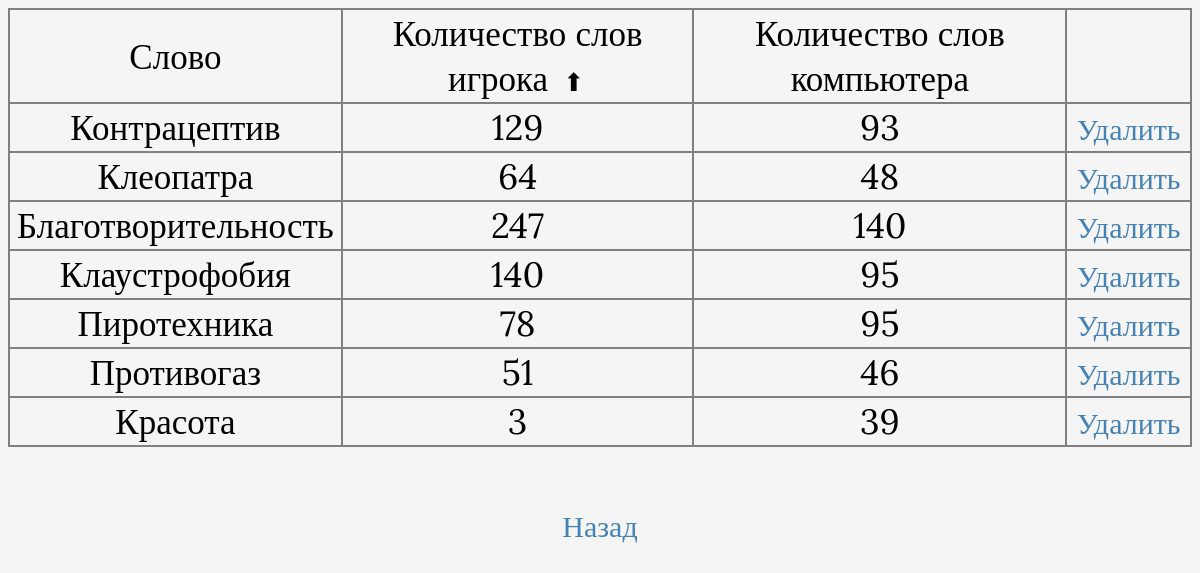
The page /savedgames/ on the database as committed earlier.
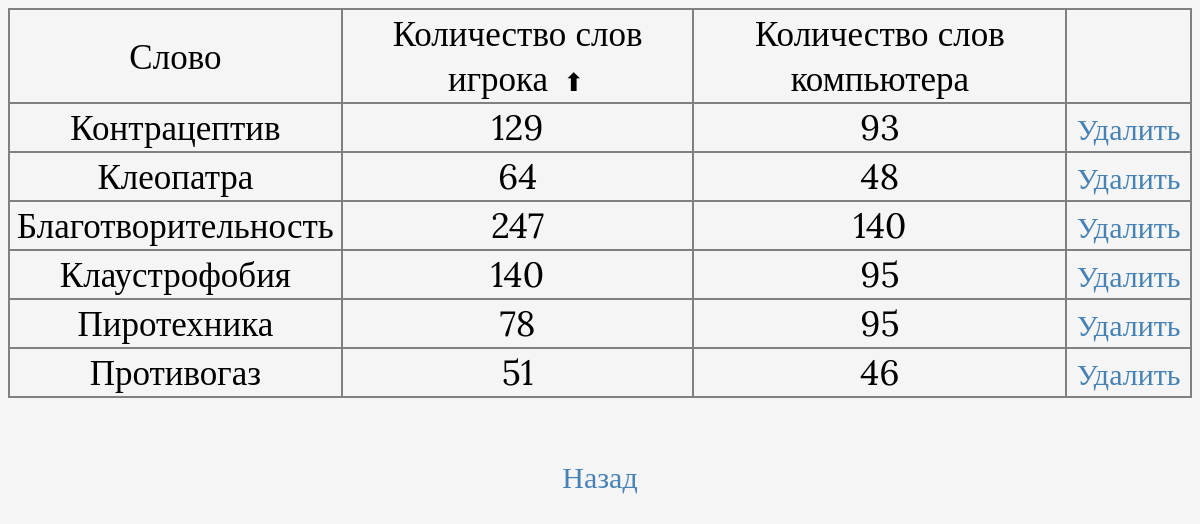
The same page on the database as committed later.
### word_game/models.py (models this page shows, shortened)
class Save(models.Model):
    long_word = models.CharField(max_length=100, verbose_name='Слово')
    player_points = models.IntegerField(verbose_name='Очки игрока')
    comp_points = models.IntegerField(verbose_name='Очки компьютера')
    objects = models.Manager()
    class Meta:
        verbose_name = 'История игры'
        verbose_name_plural = 'История игр'

### word_game/views.py (the view)
# urls.py: path('savedgames/', savedgames, name='savedgames'),
def savedgames(request):
    saved_games = open_records()
    if request.method == 'POST':
        saved_games = sort_savedgame()
    context = {'saved_games': saved_games}
    return render(request, 'word_game/savedgames.html', context=context)

### word_game/service.py (called while the page is built)
def open_records():
    return Save.objects.all()

### word_game/templates/word_game/savedgames.html (shortened to what this page needs)
<!DOCTYPE html>
{% load static %}
<html lang="en">
<head>
    <link rel="stylesheet" href="{% static 'css/styles.css' %}">
</head>
<body>
<table>
    <tr>
        <td width="350">Слово</td>
        <td width="650">Количество слов игрока
            <form style="display: inline;" action="" method="post">{% csrf_token %}
                <button style="width: 30px; height:35px; border: none; background-color: WhiteSmoke;" type="submit">&#11014;</button>
            </form></td>
        <td width="700">Количество слов компьютера</td>
        <td width="150"></td>
    </tr>
    {% for i in saved_games %}
      <tr>
          <td>{{ i.long_word }}</td>
          <td>{{ i.player_points }}</td>
          <td>{{ i.comp_points }}</td>
          <td><a href="{% url 'delete_game' pk=i.pk %}">Удалить</a></td>
      </tr>
    {% endfor %}
</table>
<p><a href="{% url 'main' %}">Назад</a></p>
</body>
</html>

Rows that differ between the two databases and show on the page:
removed Save: long_word "Красота", player_points "3", comp_points "39"
